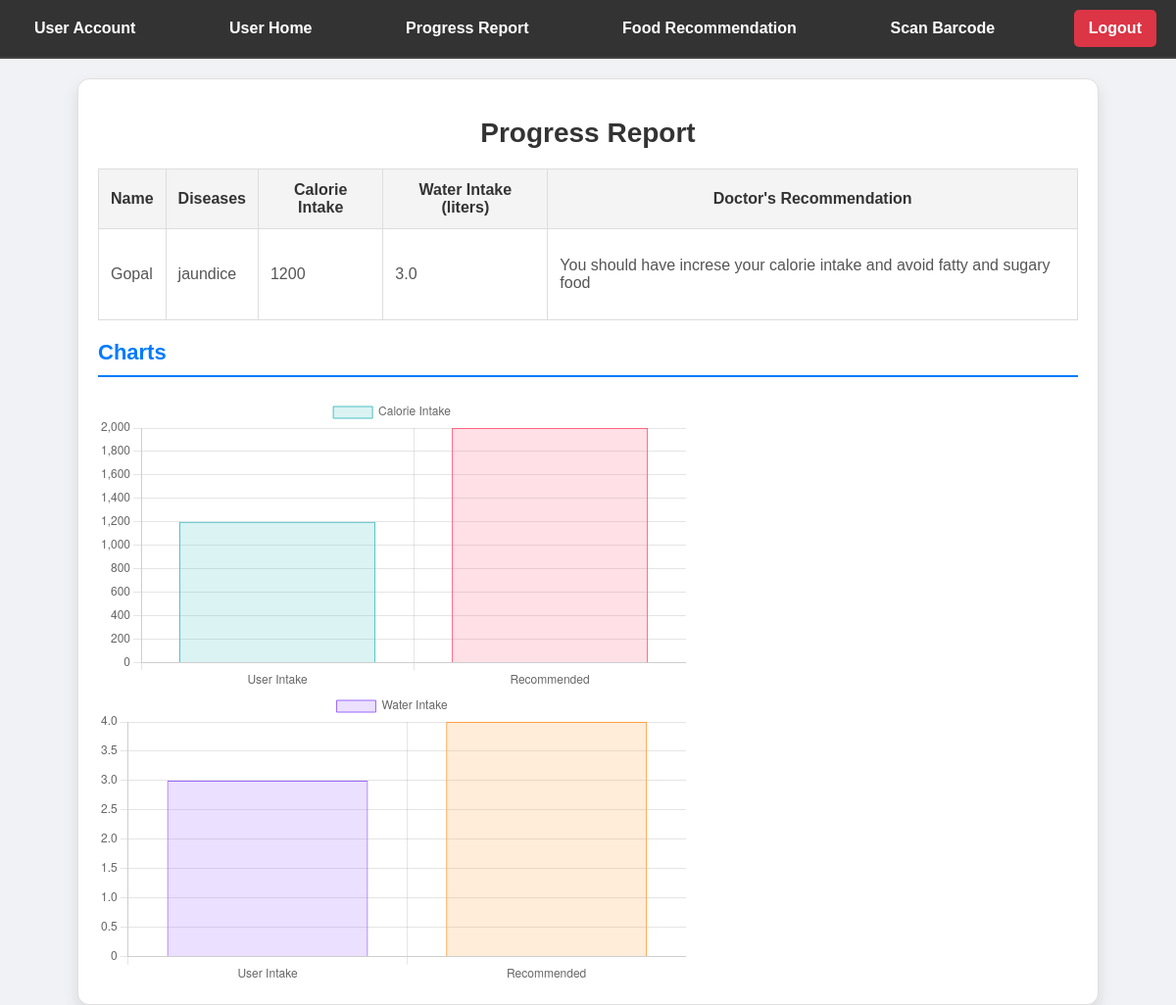
Page /progress_report (signed in) on the earlier database version.
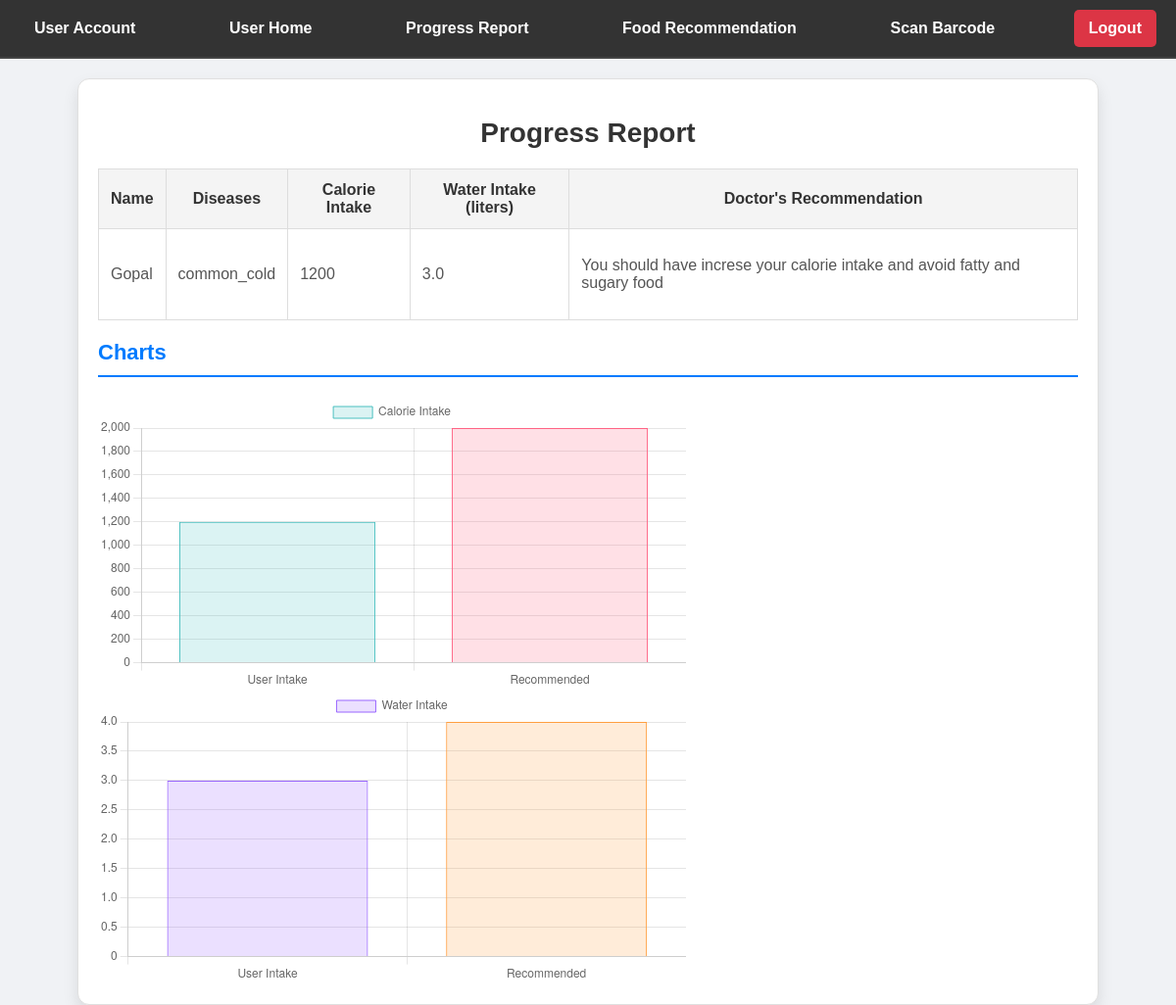
Same page on the later database version.
### tables this page shows
CREATE TABLE users (
            id INTEGER PRIMARY KEY AUTOINCREMENT,
            name TEXT NOT NULL,
            password TEXT NOT NULL,
            diseases TEXT,  -- Comma-separated list of diseases
            professional_help TEXT NOT NULL,  -- 'yes' or 'no'
            calorie_intake INTEGER,
            water_intake REAL,
            user_type TEXT NOT NULL  -- 'normal' or 'healthcare_professional'
        );

### app.py (the view)
@app.route('/progress_report')
def progress_report():
    if 'username' in session:
        conn = connect_db()
        cursor = conn.cursor()
        username = session['username']
        cursor.execute("""
            SELECT id, name, diseases, calorie_intake, water_intake
            FROM users
            WHERE name = ?
        """, (username,))
        user_data = cursor.fetchone()
        if not user_data:
            return "User not found", 404
        user_id = user_data[0]
        cursor.execute("""
            SELECT DISTINCT recommendations
            FROM medical_recommendations
            WHERE user_id = ?
        """, (user_id,))
        recommendations = cursor.fetchall()
        return render_template('progress_report.html', user=user_data, recommendations=[r[0] for r in recommendations])
    return redirect(url_for('main'))

### db.py (called while the page is built)
def connect_db():
    conn = sqlite3.connect('dietary_management.db')
    return conn

### templates/progress_report.html (shortened to what the changed rows need)
<!DOCTYPE html>
<html lang="en">
<head>
    <link rel="stylesheet" href="{{ url_for('static', filename='css/styles.css') }}">
</head>
<body>
    <div class="report-container">
        <h1>Progress Report</h1>
        <table border="1">
            <thead>
                <tr>
                    <th>Name</th>
                    <th>Diseases</th>
                    <th>Calorie Intake</th>
                    <th>Water Intake (liters)</th>
                    <th>Doctor's Recommendation</th>
                </tr>
            </thead>
            <tbody>
                <tr>
                    <td>{{ user[1] }}</td>
                    <td>{{ user[2] }}</td>
                    <td>{{ user[3] }}</td>
                    <td>{{ user[4] }}</td>
                    <td>
                        {% if recommendations %}
                            {% set seen = [] %}
                            {% for rec in recommendations %}
                                {% if rec not in seen %}
                                    <p>{{ rec }}</p>
                                {% endif %}
                            {% endfor %}
                        {% else %}
                            No recommendations available
                        {% endif %}
                    </td>
                </tr>
            </tbody>
        </table>
        <h2>Charts</h2>
        <script>
            // Data for the charts
            const userCalories = {{ user[3] }}; // User's calorie intake
            const recommendedCalories = 2000;
            const userWater = {{ user[4] }}; // User's water intake
            const recommendedWater = 4;
            // Calorie Intake Chart
            const calorieData = {
                labels: ['User Intake', 'Recommended'],
                datasets: [{
                    label: 'Calorie Intake',
                    data: [userCalories, recommendedCalories],
                    backgroundColor: ['rgba(75, 192, 192, 0.2)', 'rgba(255, 99, 132, 0.2)'],
                    borderColor: ['rgba(75, 192, 192, 1)', 'rgba(255, 99, 132, 1)'],
                    borderWidth: 1
                }]
            };
            // Water Intake Chart
            const waterData = {
                labels: ['User Intake', 'Recommended'],
                datasets: [{
                    label: 'Water Intake',
                    data: [userWater, recommendedWater],
                    backgroundColor: ['rgba(153, 102, 255, 0.2)', 'rgba(255, 159, 64, 0.2)'],
                    borderColor: ['rgba(153, 102, 255, 1)', 'rgba(255, 159, 64, 1)'],
                    borderWidth: 1
                }]
            };
            // Create Calorie Chart
            new Chart(document.getElementById('calorieChart').getContext('2d'), {
                type: 'bar',
                data: calorieData,
                options: {
                    responsive: true,
                    scales: {
                        y: {
                            beginAtZero: true
                        }
                    }
                }
            });
            // Create Water Chart
            new Chart(document.getElementById('waterChart').getContext('2d'), {
                type: 'bar',
                data: waterData,
                options: {
                    responsive: true,
                    scales: {
                        y: {
                            beginAtZero: true
                        }
                    }
                }
            });
        </script>
    </div>
</body>
</html>

Differences in the rows shown:
changed users "Gopal": diseases "jaundice" → "common_cold"
